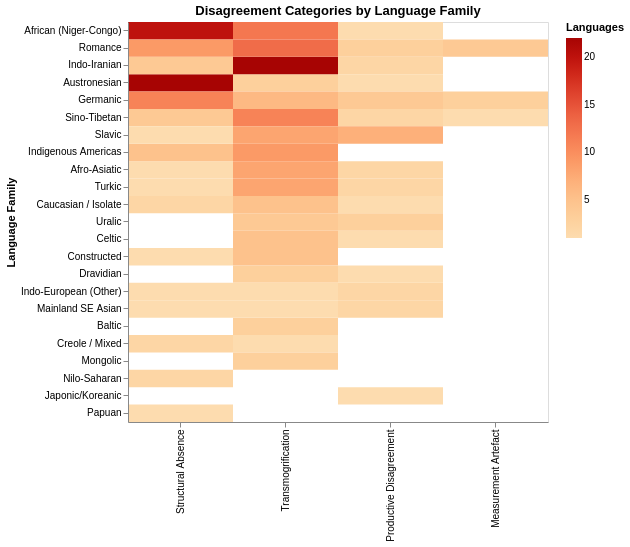

Notebook code for this chart:
### Markdown cell above
## 3.3 Category × Language Family

### Code cell
interesting_cats = ['STRUCTURAL_ABSENCE', 'TRANSMOGRIFICATION', 'PRODUCTIVE_DISAGREEMENT', 'MEASUREMENT_ARTEFACT']

family_cat = (
    df[df['category'].isin(interesting_cats)]
    .groupby(['language_family', 'category'])
    .size()
    .reset_index(name='n')
    .assign(label=lambda d: d['category'].map(CATEGORY_LABELS))
)

# Total per family for sorting
family_totals = family_cat.groupby('language_family')['n'].sum().reset_index(name='total')
family_cat = family_cat.merge(family_totals, on='language_family')

alt.Chart(family_cat).mark_rect().encode(
    x=alt.X('label:N', sort=list(CATEGORY_LABELS.values())[:4], title=None),
    y=alt.Y('language_family:N',
            sort=alt.EncodingSortField(field='total', order='descending'),
            title='Language Family'),
    color=alt.Color('n:Q',
        scale=alt.Scale(scheme='orangered'),
        title='Languages'),
    tooltip=['language_family:N', 'label:N', 'n:Q']
).properties(
    width=420, height=400,
    title='Disagreement Categories by Language Family'
)

### Figure 1 — Vega specification as saved in the notebook (floating-point values rounded to 4 significant figures)
{"$schema": "https://vega.github.io/schema/vega/v6.json", "data": [{"name": "source_0"}, {"name": "data_0", "values": [{"label": "Productive Disagreement", "language_family": "African (Niger-Congo)", "n": 1}, {"label": "Structural Absence", "language_family": "African (Niger-Congo)", "n": 20}, {"label": "Transmogrification", "language_family": "African (Niger-Congo)", "n": 12}, {"label": "Productive Disagreement", "language_family": "Afro-Asiatic", "n": 2}, {"label": "Structural Absence", "language_family": "Afro-Asiatic", "n": 1}, {"label": "Transmogrification", "language_family": "Afro-Asiatic", "n": 8}, {"label": "Productive Disagreement", "language_family": "Austronesian", "n": 1}, {"label": "Structural Absence", "language_family": "Austronesian", "n": 22}, {"label": "Transmogrification", "language_family": "Austronesian", "n": 3}, {"label": "Transmogrification", "language_family": "Baltic", "n": 3}, {"label": "Productive Disagreement", "language_family": "Caucasian / Isolate", "n": 1}, {"label": "Structural Absence", "language_family": "Caucasian / Isolate", "n": 2}, {"label": "Transmogrification", "language_family": "Caucasian / Isolate", "n": 5}, {"label": "Productive Disagreement", "language_family": "Celtic", "n": 1}, {"label": "Transmogrification", "language_family": "Celtic", "n": 5}, {"label": "Structural Absence", "language_family": "Constructed", "n": 1}, {"label": "Transmogrification", "language_family": "Constructed", "n": 5}, {"label": "Structural Absence", "language_family": "Creole / Mixed", "n": 2}, {"label": "Transmogrification", "language_family": "Creole / Mixed", "n": 1}, {"label": "Productive Disagreement", "language_family": "Dravidian", "n": 1}, {"label": "Transmogrification", "language_family": "Dravidian", "n": 3}, {"label": "Measurement Artefact", "language_family": "Germanic", "n": 3}, {"label": "Productive Disagreement", "language_family": "Germanic", "n": 4}, {"label": "Structural Absence", "language_family": "Germanic", "n": 11}, {"label": "Transmogrification", "language_family": "Germanic", "n": 6}, {"label": "Structural Absence", "language_family": "Indigenous Americas", "n": 5}, {"label": "Transmogrification", "language_family": "Indigenous Americas", "n": 9}, {"label": "Productive Disagreement", "language_family": "Indo-European (Other)", "n": 2}, {"label": "Structural Absence", "language_family": "Indo-European (Other)", "n": 1}, {"label": "Transmogrification", "language_family": "Indo-European (Other)", "n": 1}, {"label": "Productive Disagreement", "language_family": "Indo-Iranian", "n": 2}, {"label": "Structural Absence", "language_family": "Indo-Iranian", "n": 4}, {"label": "Transmogrification", "language_family": "Indo-Iranian", "n": 22}, {"label": "Productive Disagreement", "language_family": "Japonic/Koreanic", "n": 1}, {"label": "Productive Disagreement", "language_family": "Mainland SE Asian", "n": 2}, {"label": "Structural Absence", "language_family": "Mainland SE Asian", "n": 1}, {"label": "Transmogrification", "language_family": "Mainland SE Asian", "n": 1}, {"label": "Transmogrification", "language_family": "Mongolic", "n": 3}, {"label": "Structural Absence", "language_family": "Nilo-Saharan", "n": 2}, {"label": "Structural Absence", "language_family": "Papuan", "n": 1}, {"label": "Measurement Artefact", "language_family": "Romance", "n": 4}, {"label": "Productive Disagreement", "language_family": "Romance", "n": 3}, {"label": "Structural Absence", "language_family": "Romance", "n": 9}, {"label": "Transmogrification", "language_family": "Romance", "n": 13}, {"label": "Measurement Artefact", "language_family": "Sino-Tibetan", "n": 1}, {"label": "Productive Disagreement", "language_family": "Sino-Tibetan", "n": 2}, {"label": "Structural Absence", "language_family": "Sino-Tibetan", "n": 4}, {"label": "Transmogrification", "language_family": "Sino-Tibetan", "n": 11}, {"label": "Productive Disagreement", "language_family": "Slavic", "n": 7}, {"label": "Structural Absence", "language_family": "Slavic", "n": 1}, {"label": "Transmogrification", "language_family": "Slavic", "n": 8}, {"label": "Productive Disagreement", "language_family": "Turkic", "n": 2}, {"label": "Structural Absence", "language_family": "Turkic", "n": 1}, {"label": "Transmogrification", "language_family": "Turkic", "n": 8}, {"label": "Productive Disagreement", "language_family": "Uralic", "n": 3}, {"label": "Transmogrification", "language_family": "Uralic", "n": 4}]}, {"name": "source_0_x_domain_label", "values": [{"label": "Productive Disagreement", "sort_field": 2.0}, {"label": "Structural Absence", "sort_field": 0.0}, {"label": "Transmogrification", "sort_field": 1.0}, {"label": "Measurement Artefact", "sort_field": 3.0}]}, {"name": "source_0_y_domain_language_family", "values": [{"language_family": "African (Niger-Congo)", "sort_field": 33}, {"language_family": "Afro-Asiatic", "sort_field": 11}, {"language_family": "Austronesian", "sort_field": 26}, {"language_family": "Baltic", "sort_field": 3}, {"language_family": "Caucasian / Isolate", "sort_field": 8}, {"language_family": "Celtic", "sort_field": 6}, {"language_family": "Constructed", "sort_field": 6}, {"language_family": "Creole / Mixed", "sort_field": 3}, {"language_family": "Dravidian", "sort_field": 4}, {"language_family": "Germanic", "sort_field": 24}, {"language_family": "Indigenous Americas", "sort_field": 14}, {"language_family": "Indo-European (Other)", "sort_field": 4}, {"language_family": "Indo-Iranian", "sort_field": 28}, {"language_family": "Japonic/Koreanic", "sort_field": 1}, {"language_family": "Mainland SE Asian", "sort_field": 4}, {"language_family": "Mongolic", "sort_field": 3}, {"language_family": "Nilo-Saharan", "sort_field": 2}, {"language_family": "Papuan", "sort_field": 1}, {"language_family": "Romance", "sort_field": 29}, {"language_family": "Sino-Tibetan", "sort_field": 18}, {"language_family": "Slavic", "sort_field": 16}, {"language_family": "Turkic", "sort_field": 11}, {"language_family": "Uralic", "sort_field": 7}]}, {"name": "data_0_color_domain_n", "values": [{"min": 1, "max": 22}]}], "marks": [{"type": "rect", "name": "marks", "from": {"data": "data_0"}, "encode": {"update": {"y": {"field": "language_family", "scale": "y"}, "x": {"field": "label", "scale": "x"}, "width": {"signal": "max(0.25, bandwidth('x'))"}, "fill": {"field": "n", "scale": "color"}, "tooltip": {"signal": "{\"language_family\": isValid(datum[\"language_family\"]) ? datum[\"language_family\"] : \"\"+datum[\"language_family\"], \"label\": isValid(datum[\"label\"]) ? datum[\"label\"] : \"\"+datum[\"label\"], \"n\": format(datum[\"n\"], \"\")}"}, "height": {"signal": "max(0.25, bandwidth('y'))"}}}, "style": ["rect"]}], "scales": [{"name": "x", "type": "band", "domain": {"data": "source_0_x_domain_label", "field": "label", "sort": {"op": "max", "field": "sort_field"}}, "range": [0, {"signal": "width"}], "paddingInner": 0, "paddingOuter": 0}, {"name": "y", "type": "band", "domain": {"data": "source_0_y_domain_language_family", "field": "language_family", "sort": {"op": "max", "field": "sort_field", "order": "descending"}}, "range": [0, {"signal": "height"}], "paddingInner": 0, "paddingOuter": 0}, {"name": "color", "type": "linear", "domain": [{"signal": "(data(\"data_0_color_domain_n\")[0] || {}).min"}, {"signal": "(data(\"data_0_color_domain_n\")[0] || {}).max"}], "range": {"scheme": "orangered"}, "interpolate": "hcl", "zero": false}], "axes": [{"scale": "x", "orient": "bottom", "grid": false, "labelAlign": "right", "labelAngle": 270, "zindex": 1, "labelBaseline": "middle"}, {"scale": "y", "title": "Language Family", "zindex": 1, "grid": false, "orient": "left"}], "title": {"text": "Disagreement Categories by Language Family", "frame": "group"}, "width": 420, "height": 400, "background": "white", "padding": 5, "style": "cell", "legends": [{"title": "Languages", "fill": "color", "gradientLength": {"signal": "clamp(height, 64, 200)"}}]}
